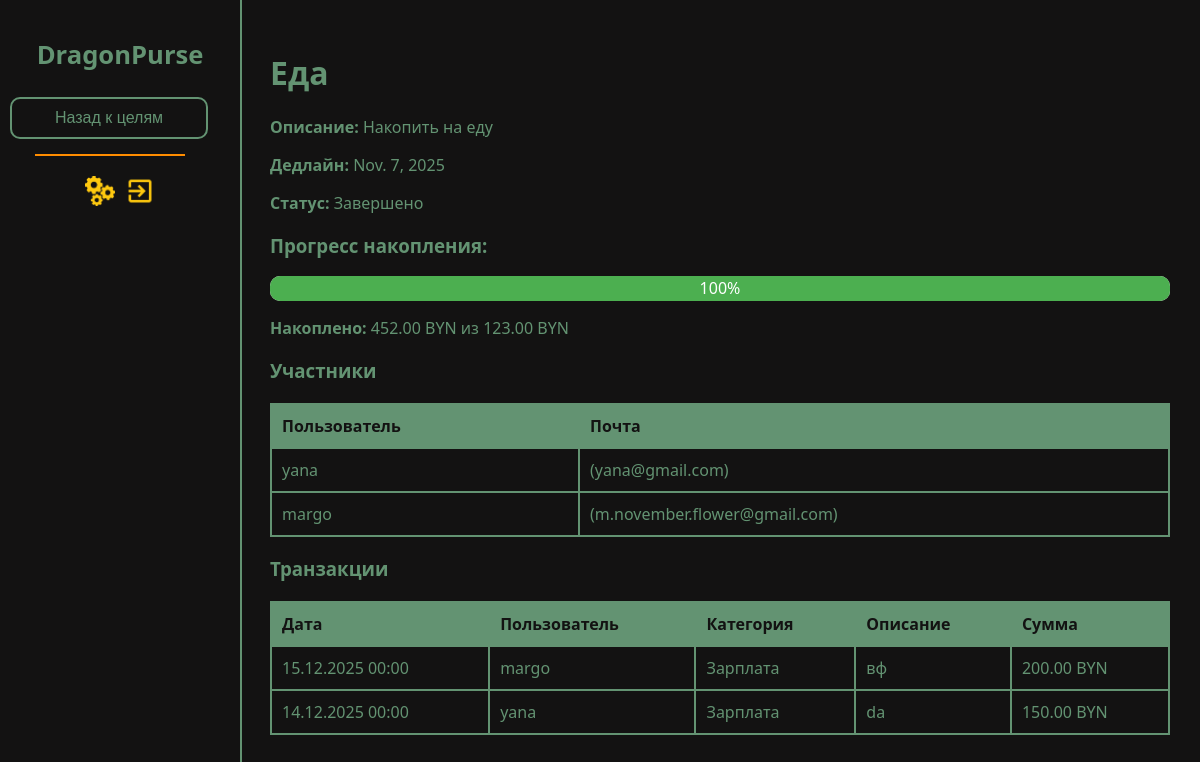
The app's page /goals/2/ (signed in) with its own data.
### accounts/models.py (models this page shows, shortened)
class Goal(models.Model):
    STATUS_CHOICES = [
        ('pending', 'В ожидании'),
        ('in_progress', 'В процессе'),
        ('completed', 'Завершено'),
    ]
    name = models.CharField(max_length=255, verbose_name='Название')
    description = models.TextField(verbose_name='Описание', blank=True)
    deadline = models.DateField(verbose_name='Дедлайн')
    status = models.CharField(max_length=20, choices=STATUS_CHOICES, default='pending', verbose_name='Статус')

class UserGoal(models.Model):
    user = models.ForeignKey(User, on_delete=models.CASCADE, related_name='user_goals')
    goal = models.ForeignKey(Goal, on_delete=models.CASCADE, related_name='user_goals')
    amount = models.DecimalField(max_digits=10, decimal_places=2, verbose_name='Сумма')
    saved = models.DecimalField(max_digits=10, decimal_places=2, default=0, verbose_name='Накоплено')

class Transaction(models.Model):
    user = models.ForeignKey(User, on_delete=models.CASCADE)
    date = models.DateTimeField(auto_now_add=False)
    category = models.ForeignKey(Category, on_delete=models.SET_NULL, null=True)
    description = models.TextField()
    amount = models.DecimalField(max_digits=10, decimal_places=2, default=0.0)
    goal = models.ForeignKey(Goal, on_delete=models.SET_NULL, null=True, blank=True, verbose_name='Цель')
    goal_amount = models.DecimalField(max_digits=10, decimal_places=2, null=True, blank=True, verbose_name='Сумма для цели')

class Category(models.Model):
    CATEGORY_TYPES = [
        ('income', 'Доход'),
        ('expense', 'Расход'),
    ]
    user = models.ForeignKey(User, on_delete=models.CASCADE)  # Это поле должно быть здесь
    name = models.CharField(max_length=100)
    category_type = models.CharField(max_length=10, choices=CATEGORY_TYPES)

### accounts/views.py (the view)
# urls.py: path('goals/<int:goal_id>/', GoalDetailView.as_view(), name='goal_detail'),
class GoalDetailView(LoginRequiredMixin, View):
    template_name = 'accounts/goal_detail.html'
    def get(self, request, goal_id):
        goal = get_object_or_404(Goal, id=goal_id)
        participants = UserGoal.objects.filter(goal=goal).select_related('user')
        total_goal_amount = sum((p.amount for p in participants), Decimal('0'))
        total_saved = sum((p.saved for p in participants), Decimal('0'))
        percent = 0
        if total_goal_amount > 0:
            percent = (total_saved / total_goal_amount * 100).quantize(Decimal('0.01'))
            if percent > 100:
                percent = 100
        if percent < 33:
            color = '#f44336'
        elif percent < 66:
            color = '#ff9800'
        else:
            color = '#4caf50'
        if total_saved >= total_goal_amount:
            goal.status = 'completed'
            goal.save()
        transactions = Transaction.objects.filter(goal=goal).select_related('user', 'category').order_by('-date')
        return render(request, self.template_name, {
            'goal': goal,
            'participants': participants,
            'transactions': transactions,
            'total_goal_amount': total_goal_amount,
            'total_saved': total_saved,
            'percent': percent,
            'color':color
        })

### accounts/templates/accounts/goal_detail.html
{% extends "accounts/base.html" %}
{% load static %}
{% block head %}<link rel="stylesheet" href="{% static 'accounts/css/dashboard.css' %}">
<link rel="stylesheet" href="{% static 'accounts/css/theme.css' %}">{% endblock %}
{% block content %}
<div class="sidebar">
        <h1><a href="{% url 'dashboard' %}">DragonPurse</a></h1>
        <a href="{% url 'goals_list' %}"><button>Назад к целям</button></a>
        <div class="line"></div>
        <div style="display: flex; margin: 5px;">
        <a href="{% url 'settings' %}" style="display: flex; margin: 5px;"><img src="{% static 'accounts/img/settings_photo.png' %}" width="30" height="30" alt="настройки"></a>
        <a href="{% url 'logout' %}" style="display: flex; margin: 5px;"><img src="{% static 'accounts/img/exit_photo.png' %}" width="30" height="30" alt="выход"></a>
        </div>
    </div>
<main>
<h1>{{ goal.name }}</h1>
<p><strong>Описание:</strong> {{ goal.description }}</p>
<p><strong>Дедлайн:</strong> {{ goal.deadline }}</p>
<p><strong>Статус:</strong> {{ goal.get_status_display }}</p>
<h3>Прогресс накопления:</h3>
<div style=" background-color:#eee; border-radius:10px; height:25px;">
  <div style="width:{{ percent }}%; background-color:{{ color }}; height:100%; border-radius:10px; color:white; text-align:center; line-height:25px;">
    {{ percent }}%
  </div>
</div>
<p><strong>Накоплено:</strong> {{ total_saved|floatformat:2 }} BYN из {{ total_goal_amount|floatformat:2 }} BYN</p>
<h3>Участники</h3>
<table border="1" cellpadding="8" style="border-collapse:collapse;">
  <thead>
    <tr>
      <th>Пользователь</th>
      <th>Почта</th>
    </tr>
  </thead>
  <tbody>
    {% for p in participants %}
    <tr>
      <td>{{ p.user.username }} </td>
      <td>({{ p.user.email }})</td>
    </tr>
    {% endfor %}
  </tbody>
</table>
<h3>Транзакции</h3>
<table border="1" cellpadding="8" style="border-collapse:collapse;">
  <thead>
    <tr>
      <th>Дата</th>
      <th>Пользователь</th>
      <th>Категория</th>
      <th>Описание</th>
      <th>Сумма</th>
    </tr>
  </thead>
  <tbody>
    {% for t in transactions %}
    <tr>
      <td>{{ t.date|date:"d.m.Y H:i" }}</td>
      <td>{{ t.user.username }}</td>
      <td>{% if t.category %}
    {{ t.category.name }}
{% else %}
    Без категории
{% endif %}</td>
      <td>{{ t.description }}</td>
      <td>{{ t.goal_amount|floatformat:2 }} BYN</td>
    </tr>
    {% empty %}
    <tr>
      <td colspan="5" style="text-align:center;">Пока нет транзакций</td>
    </tr>
    {% endfor %}
  </tbody>
</table>
</main>
{% endblock %}

### accounts/static/accounts/css/main.css (style rules this page uses)
body { font-family: "Inter", sans-serif; color: #639372; margin: 0; padding: 0; }
a { color: #639372; text-decoration: none; }
h1, h2, h3 { color: #639372; }
button { background-color: #131212; color: #639372; border: 2px solid #639372; border-radius: 8px; padding: 10px 20px; font-size: 1em; cursor: pointer; transition: all 0.3s ease; }
table { width: 100%; border-collapse: collapse; margin-top: 20px; }
th, td { border: 2px solid #639372; padding: 10px; text-align: left; }
th { background-color: #639372; color: #131212; }

### accounts/static/accounts/css/theme.css (style rules this page uses)
:root { --background-color: #131212 }
body { background-color: var(--background-color); }
.sidebar { background-color: var(--background-color); }

### accounts/static/accounts/css/dashboard.css (style rules this page uses)
body { font-family: "Segoe UI", sans-serif; color: #639372; margin: 0; display: flex; }
h1, h2, p, a { color: #639372; }
.sidebar { width: 220px; background-color: #131212; border-right: 2px solid #639372; display: flex; flex-direction: column; align-items: center; padding: 20px 10px; height: 100vh; position: fixed; left: 0; top: 0; }
.sidebar h1 { font-size: 1.6em; margin-bottom: 20px; text-align: center; }
.sidebar a { text-decoration: none; width: 100%; }
.sidebar button { width: 90%; margin: 5px 0; padding: 10px; border: 2px solid #639372; border-radius: 10px; background-color: #131212; color: #639372; font-size: 1em; cursor: pointer; transition: background-color 0.3s, transform 0.2s; }
.sidebar .line { width: 150px; height: 2px; background-color: #FF8C00; margin: 10px 20px 10px 0px; }
main { margin-left: 240px; padding: 30px; flex: 1; }
a { color: #639372; }

### records on screen
Goal: name "Еда", description "Накопить на еду", deadline "Nov. 7, 2025", status "Завершено"
UserGoal: user.username "yana", user.email "yana@gmail.com"
UserGoal: user.username "margo", user.email "m.november.flower@gmail.com"
Transaction: date "15.12.2025 00:00", user.username "margo", category.name "Зарплата", description "вф", goal_amount "200.00"
Transaction: date "14.12.2025 00:00", user.username "yana", category.name "Зарплата", description "da", goal_amount "150.00"

### other values on screen
{{ percent }} "100"
{{ total_saved|floatformat:2 }} "452.00"
{{ total_goal_amount|floatformat:2 }} "123.00"
